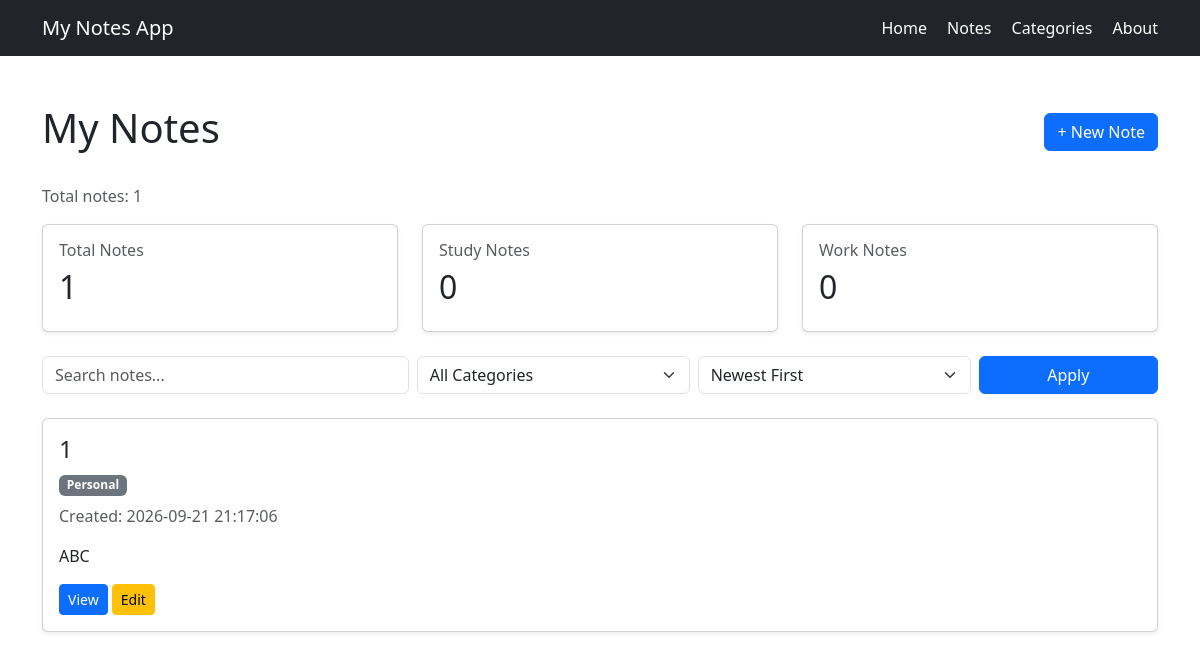
/notes, run on an earlier commit of the app's database.
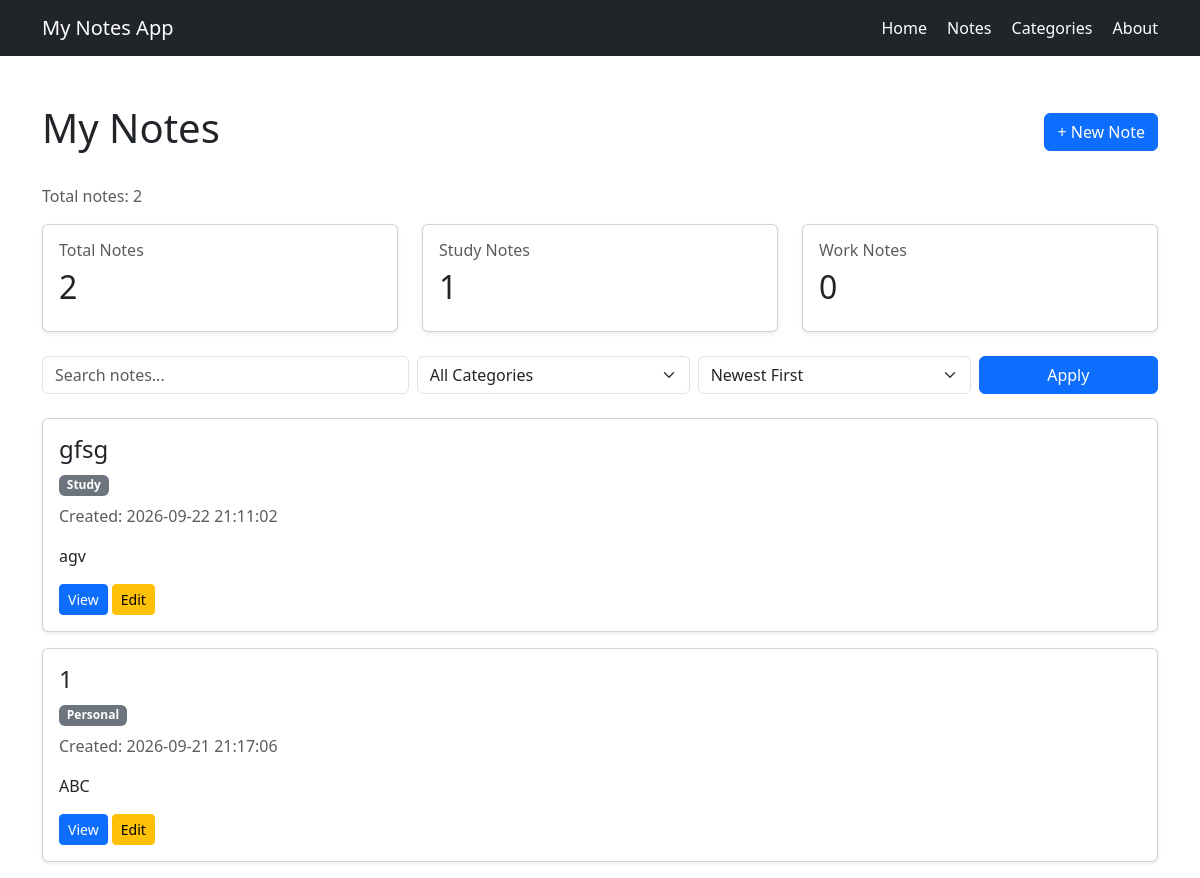
And on a later commit of the database.
### tables this page shows
CREATE TABLE notes (
            id INTEGER PRIMARY KEY AUTOINCREMENT,
            title TEXT NOT NULL,
            content TEXT NOT NULL
        , category TEXT NOT NULL DEFAULT 'General', created_at TEXT NOT NULL DEFAULT '');

### app.py (the view, shortened to what this page needs)
@app.route("/notes")
def notes():
    search_query = request.args.get("search", "").strip().lower()
    selected_category = request.args.get("category", "").strip()
    sort_order = request.args.get("sort", "newest")
    connection = get_db_connection()
    query = "SELECT * FROM notes WHERE 1=1"
    parameters = []
    if selected_category:
        query += " AND category = ?"
        parameters.append(selected_category)
    if sort_order == "oldest":
        query += " ORDER BY id ASC"
    else:
        query += " ORDER BY id DESC"
    notes_list = connection.execute(
        query,
        parameters
    ).fetchall()
    total_notes = connection.execute(
        "SELECT COUNT(*) AS total FROM notes"
    ).fetchone()["total"]
    study_notes = connection.execute(
        "SELECT COUNT(*) AS total FROM notes WHERE category = ?",
        ("Study",)
    ).fetchone()["total"]
    work_notes = connection.execute(
        "SELECT COUNT(*) AS total FROM notes WHERE category = ?",
        ("Work",)
    ).fetchone()["total"]
    connection.close()
    return render_template(
        "notes.html",
        notes=notes_list,
        search_query=search_query,
        selected_category=selected_category,
        sort_order=sort_order,
        total_notes=total_notes,
        study_notes=study_notes,
        work_notes=work_notes
    )

### app.py (called while the page is built)
def get_db_connection():
    connection = sqlite3.connect(DATABASE)
    connection.row_factory = sqlite3.Row
    return connection

### templates/notes.html (shortened to what this page needs)
{% extends "base.html" %}
{% block content %}
<div class="d-flex justify-content-between align-items-center mb-4">
    <h1>My Notes</h1>
    <a href="{{ url_for('create_note') }}"
       class="btn btn-primary">
        + New Note
    </a>
</div>
<p class="text-muted">
    Total notes: {{ total_notes }}
</p>
<div class="row mb-4">
    <div class="col-md-4">
        <div class="card shadow-sm">
            <div class="card-body">
                <h6 class="text-muted">
                    Total Notes
                </h6>
                <h2>
                    {{ total_notes }}
                </h2>
            </div>
        </div>
    </div>
    <div class="col-md-4">
        <div class="card shadow-sm">
            <div class="card-body">
                <h6 class="text-muted">
                    Study Notes
                </h6>
                <h2>
                    {{ study_notes }}
                </h2>
            </div>
        </div>
    </div>
    <div class="col-md-4">
        <div class="card shadow-sm">
            <div class="card-body">
                <h6 class="text-muted">
                    Work Notes
                </h6>
                <h2>
                    {{ work_notes }}
                </h2>
            </div>
        </div>
    </div>
</div>
<form method="GET"
      action="{{ url_for('notes') }}"
      class="row g-2 mb-4">
    <div class="col-md-4">
        <input
            type="text"
            name="search"
            class="form-control"
            placeholder="Search notes..."
            value="{{ search_query }}"
        >
    </div>
    <div class="col-md-3">
        <select name="category"
                class="form-select">
            <option value="">
                All Categories
            </option>
        </select>
    </div>
    <div class="col-md-3">
        <select name="sort"
                class="form-select">
            <option value="newest"
                {% if sort_order == "newest" %}selected{% endif %}>
                Newest First
            </option>
        </select>
    </div>
    <div class="col-md-2 d-grid">
        <button type="submit"
                class="btn btn-primary">
            Apply
        </button>
    </div>
</form>
{% if notes %}
    {% for note in notes %}
        <div class="card mb-3 shadow-sm">
            <div class="card-body">
                <h4>
                    {{ note["title"] }}
                </h4>
                <span class="badge bg-secondary">
                    {{ note["category"] }}
                </span>
                <p class="text-muted mt-2">
                    Created: {{ note["created_at"] }}
                </p>
                <p>
                    {{ note["content"] }}
                </p>
                <a
                    href="{{ url_for('view_note', note_id=note['id']) }}"
                    class="btn btn-sm btn-primary"
                >
                    View
                </a>
                <a
                    href="{{ url_for('edit_note', note_id=note['id']) }}"
                    class="btn btn-sm btn-warning"
                >
                    Edit
                </a>
            </div>
        </div>
    {% endfor %}
{% else %}
    <div class="alert alert-warning">
        No notes found.
    </div>
{% endif %}
{% endblock %}

### templates/base.html (shortened to what this page needs)
<!DOCTYPE html>
<html lang="en">
<head>
<link
    href="https://cdn.jsdelivr.net/npm/bootstrap@5.3.3/dist/css/bootstrap.min.css"
    rel="stylesheet"
>
</head>
<body>
<nav class="navbar navbar-expand-lg bg-dark navbar-dark">
    <div class="container">
        <a
            class="navbar-brand"
            href="{{ url_for('home') }}"
        >
            My Notes App
        </a>
        <div>
            <a
                class="text-white me-3 text-decoration-none"
                href="{{ url_for('home') }}"
            >
                Home
            </a>
            <a
                class="text-white me-3 text-decoration-none"
                href="{{ url_for('notes') }}"
            >
                Notes
            </a>
            <a
                class="text-white me-3 text-decoration-none"
                href="{{ url_for('categories') }}"
            >
                Categories
            </a>
            <a
                class="text-white text-decoration-none"
                href="{{ url_for('about') }}"
            >
                About
            </a>
        </div>
    </div>
</nav>
<main class="container mt-5">
    {% block content %}
    {% endblock %}
</main>
</body>
</html>

What changed in the data, as far as the page shows it:
added notes: title "gfsg", category "Study", created_at "2026-09-22 21:11:02", content "agv"
Also different on the page:
{{ total_notes }}: "1" → "2"
{{ study_notes }}: "0" → "1"
